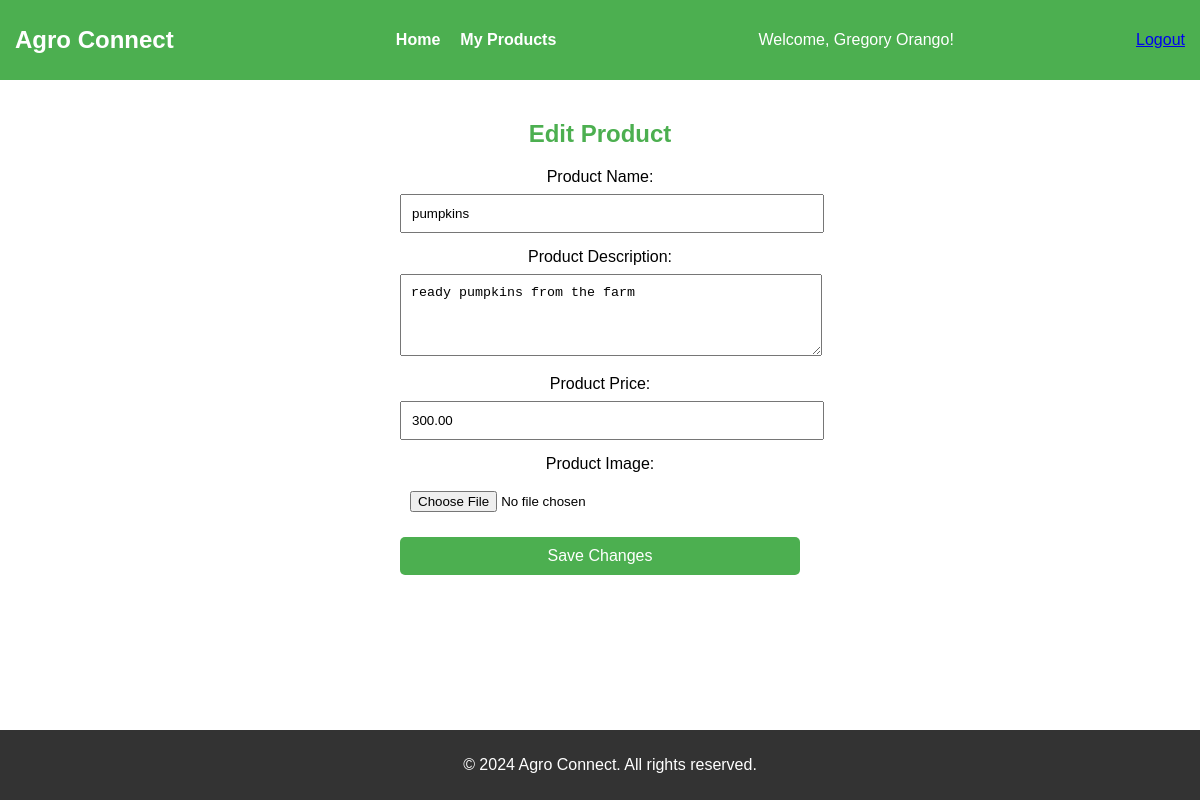
Screenshot of /editfarmersproducts.php?id=6 (signed in) with the database file from the repository.
### tables this page shows
CREATE TABLE `productsnew` (
  `id` int(11) NOT NULL,
  `product_name` varchar(255) DEFAULT NULL,
  `product_description` text DEFAULT NULL,
  `product_price` decimal(10,2) DEFAULT NULL,
  `farmer_email` varchar(255) DEFAULT NULL,
  `image_path` varchar(255) DEFAULT NULL,
  `created_at` timestamp NOT NULL DEFAULT current_timestamp(),
  `farmer_name` varchar(255) DEFAULT NULL
);

### editfarmersproducts.php (the view, shortened to what this page needs)
<?php
include("db_connect.php");
if (isset($_GET["id"])) {
    $stmt = $conn->prepare("SELECT * FROM productsnew WHERE id = ? AND farmer_email = ?");
    $stmt->bind_param("is", $_GET["id"], $_SESSION["user_email"]);
    $stmt->execute();
    $result = $stmt->get_result();
    if ($result->num_rows == 1) {
        $product = $result->fetch_assoc();
    } else {
        header("Location: farmermyproducts.php");
        exit();
    }
} else {
    header("Location: farmermyproducts.php");
    exit();
}
?>
<!DOCTYPE html>
<html lang="en">
<head>
    <link rel="stylesheet" href="farmermyproducts.css">
</head>
<body>
<header>
    <nav>
        <div class="logo"><a href="index.php">Agro Connect</a></div>
        <ul class="nav-links">
            <li><a href="farmerdashboard2.php">Home</a></li>
            <li><a href="farmermyproducts.php">My Products</a></li>
        </ul>
        <?php
            if (isset($_SESSION["user_email"])) {
                echo "<div class='welcome'>Welcome, " . $_SESSION["user_name"] . "!</div>";
                echo "<div class='logout'><a href='logout.php'>Logout</a></div>";
            }
        ?>
    </nav>
</header>
<div class="dashboard-container">
    <h2>Edit Product</h2>
    <form method="post" action="" enctype="multipart/form-data">
        <label for="product_name">Product Name:</label>
        <input type="text" id="product_name" name="product_name" value="<?php echo htmlspecialchars($product['product_name']); ?>" required>
        <label for="product_description">Product Description:</label>
        <textarea id="product_description" name="product_description" rows="4" required><?php echo htmlspecialchars($product['product_description']); ?></textarea>
        <label for="product_price">Product Price:</label>
        <input type="number" id="product_price" name="product_price" step="0.01" value="<?php echo htmlspecialchars($product['product_price']); ?>" required>
        <label for="product_image">Product Image:</label>
        <input type="file" id="product_image" name="product_image">
        <button type="submit">Save Changes</button>
    </form>
</div>
<footer>
    <p>&copy; 2024 Agro Connect. All rights reserved.</p>
</footer>
</body>
</html>

### farmermyproducts.css (style rules this page uses)
.logo a { color: white; text-decoration: none; }
.dashboard-container { margin: 20px; text-align: center; }
h2 { color: #4CAF50; }
body { margin: 0; padding: 0; font-family: 'Arial', sans-serif; display: flex; flex-direction: column; min-height: 100vh; }
header { background-color: #4CAF50; padding: 15px; color: white; }
nav { display: flex; justify-content: space-between; align-items: center; }
.logo { font-size: 1.5em; font-weight: bold; }
.nav-links { list-style: none; display: flex; }
.nav-links li { margin-right: 20px; }
.nav-links a { text-decoration: none; color: white; font-weight: bold; transition: color 0.3s; }
button { padding: 10px 20px; font-size: 16px; cursor: pointer; background-color: #4CAF50; color: white; border: none; border-radius: 5px; }
footer { background-color: #333; color: white; text-align: center; padding: 10px; position: fixed; bottom: 0; width: 100%; }
.dashboard-container { margin: 20px; text-align: center; margin-bottom: 70px; }
form { max-width: 400px; margin: 20px auto; }
label { display: block; margin-bottom: 8px; }
input, textarea, button { width: 100%; padding: 10px; margin-bottom: 15px; }
button { background-color: #4CAF50; color: white; border: none; border-radius: 5px; cursor: pointer; }

### rows the page displays
productsnew: product_name "pumpkins", product_description "ready pumpkins from the farm", product_price "300.00"

### other values shown
$_SESSION["user_name"] "Gregory Orango"
